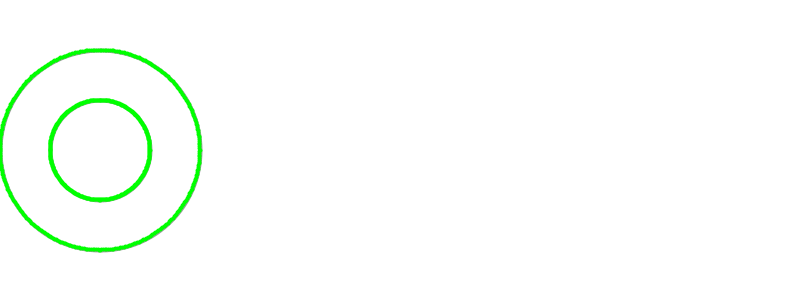
Frame 1 (no input)
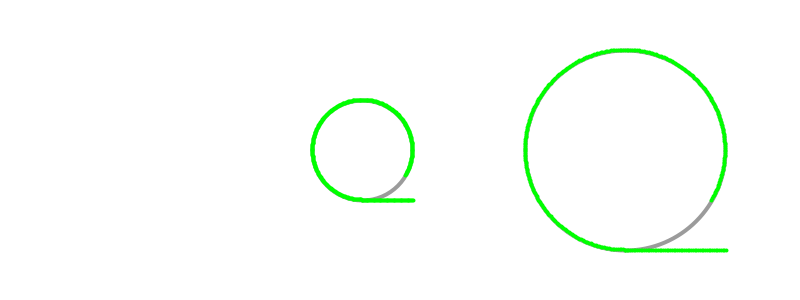
Frame 60 (the mouse pressed at the canvas centre just before this capture)
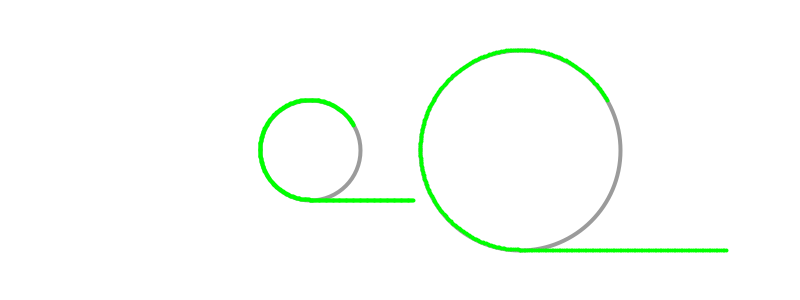
Frame 120 (the mouse held since frame 60 and released just before this capture)

The Processing sketch that drew these frames (run headless with seeded random() and noise(); from frame 60 on, the mouse is pressed at the canvas centre):

// Processing sketch: AristolteWheelParadox
// ── AristolteWheelParadox.pde

int t=1; 
int w, h; 
Ring R_one, R_two;
void setup() {
  size(800, 300);
  w = 100;
  h = height/2;
  int r = 50;
  R_one = new Ring(r);
  R_two = new Ring(r*2);
}

void draw() {
  background(-1);
  translate(100, height>>1);
  strokeWeight(4);
  R_one.show(); 
  R_one.drawLine();
  R_one.updatePoint( ); 
  if (R_one.points.size()<=0)
    R_one.reset();

  R_two.show();
  R_two.drawLine();
  R_two.updatePoint( );
  if (R_two.points.size()<=0)
    R_two.reset();

  if (t<360)t++;
  else { 
    t =1;
  }
}


// ── circleClass.pde
class Ring {
  ArrayList<PVector> points = new ArrayList();
  ArrayList<PVector> lines = new ArrayList();
  float r, dx;
  Ring(float r) { 
    this.r = r; 
    for (int i=0; i<360; i++) {
      float ang = radians(i);
      float xc = r*cos(ang+PI/2);
      float yc = r*sin(ang+PI/2);
      points.add(new PVector(xc, yc));
    }
  }
  void show() {
    noFill();
    stroke(0, 100);
    // rotate(radians(points.size()-1));
    ellipse(dx, 0, 2*r, 2*r);
    stroke(0, 255, 0);
    for (int i=0; i<points.size (); i++) {
      PVector p = points.get(i);
      point(p.x+dx, p.y);
    }
  }

  void updatePoint() {  
    dx = r*radians(points.size()-1);
    lines.add(new PVector(dx, 0));
    points.remove(points.size()-1);
  }

  void drawLine() {
    stroke(0, 255, 0); 
    for (int i=0; i<lines.size (); i++) {
      PVector p = lines.get(i);
      point(p.x, r);
    }
  }


  void reset() {
    for (int i=0; i<360; i++) {
      float ang = radians(i);
      float xc = r*cos(ang+PI/2);
      float yc = r*sin(ang+PI/2);
      points.add(new PVector(xc, yc));
    }
    lines.clear();
  }
}
